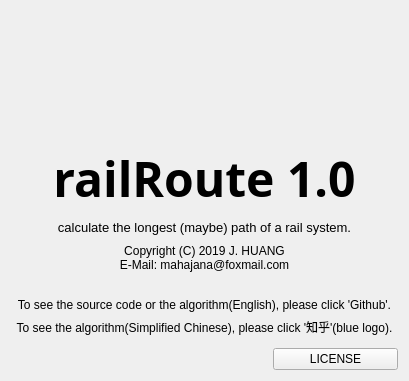
<?xml version="1.0" encoding="UTF-8"?>
<ui version="4.0">
 <class>about</class>
 <widget class="QWidget" name="about">
  <property name="enabled">
   <bool>true</bool>
  </property>
  <property name="geometry">
   <rect>
    <x>0</x>
    <y>0</y>
    <width>409</width>
    <height>380</height>
   </rect>
  </property>
  <property name="sizePolicy">
   <sizepolicy hsizetype="Fixed" vsizetype="Fixed">
    <horstretch>0</horstretch>
    <verstretch>0</verstretch>
   </sizepolicy>
  </property>
  <property name="font">
   <font>
    <family>Arial</family>
   </font>
  </property>
  <property name="windowTitle">
   <string>About</string>
  </property>
  <property name="windowIcon">
   <iconset resource="res.qrc">
    <normaloff>:/res/img/logo/logo.ico</normaloff>:/res/img/logo/logo.ico</iconset>
  </property>
  <layout class="QVBoxLayout" name="verticalLayout">
   <item>
    <layout class="QHBoxLayout" name="horizontalLayout_6">
     <item>
      <widget class="QLabel" name="logoLabel">
       <property name="sizePolicy">
        <sizepolicy hsizetype="Expanding" vsizetype="Expanding">
         <horstretch>0</horstretch>
         <verstretch>0</verstretch>
        </sizepolicy>
       </property>
       <property name="minimumSize">
        <size>
         <width>128</width>
         <height>128</height>
        </size>
       </property>
       <property name="maximumSize">
        <size>
         <width>16777215</width>
         <height>16777215</height>
        </size>
       </property>
       <property name="styleSheet">
        <string notr="true">image: url(:/res/img/logo/logo.png);</string>
       </property>
       <property name="text">
        <string/>
       </property>
       <property name="alignment">
        <set>Qt::AlignCenter</set>
       </property>
       <property name="margin">
        <number>0</number>
       </property>
       <property name="textInteractionFlags">
        <set>Qt::NoTextInteraction</set>
       </property>
      </widget>
     </item>
    </layout>
   </item>
   <item>
    <layout class="QHBoxLayout" name="horizontalLayout_4">
     <item>
      <widget class="QLabel" name="railRoute">
       <property name="sizePolicy">
        <sizepolicy hsizetype="Preferred" vsizetype="Preferred">
         <horstretch>0</horstretch>
         <verstretch>0</verstretch>
        </sizepolicy>
       </property>
       <property name="font">
        <font>
         <family>Arial Black</family>
         <pointsize>36</pointsize>
         <weight>75</weight>
         <bold>true</bold>
        </font>
       </property>
       <property name="text">
        <string>railRoute 1.0</string>
       </property>
       <property name="alignment">
        <set>Qt::AlignHCenter|Qt::AlignTop</set>
       </property>
       <property name="margin">
        <number>0</number>
       </property>
       <property name="textInteractionFlags">
        <set>Qt::NoTextInteraction</set>
       </property>
      </widget>
     </item>
    </layout>
   </item>
   <item>
    <widget class="QLabel" name="introlabel">
     <property name="minimumSize">
      <size>
       <width>0</width>
       <height>20</height>
      </size>
     </property>
     <property name="font">
      <font>
       <pointsize>10</pointsize>
      </font>
     </property>
     <property name="text">
      <string>calculate the longest (maybe) path of a rail system.</string>
     </property>
     <property name="alignment">
      <set>Qt::AlignCenter</set>
     </property>
     <property name="textInteractionFlags">
      <set>Qt::TextSelectableByMouse</set>
     </property>
    </widget>
   </item>
   <item>
    <layout class="QVBoxLayout" name="verticalLayout_2">
     <property name="spacing">
      <number>0</number>
     </property>
     <property name="bottomMargin">
      <number>20</number>
     </property>
     <item>
      <widget class="QLabel" name="author">
       <property name="sizePolicy">
        <sizepolicy hsizetype="Minimum" vsizetype="Preferred">
         <horstretch>0</horstretch>
         <verstretch>0</verstretch>
        </sizepolicy>
       </property>
       <property name="text">
        <string>Copyright (C) 2019 J. HUANG</string>
       </property>
       <property name="alignment">
        <set>Qt::AlignCenter</set>
       </property>
       <property name="textInteractionFlags">
        <set>Qt::TextSelectableByKeyboard|Qt::TextSelectableByMouse</set>
       </property>
      </widget>
     </item>
     <item>
      <widget class="QLabel" name="email">
       <property name="sizePolicy">
        <sizepolicy hsizetype="Minimum" vsizetype="Preferred">
         <horstretch>0</horstretch>
         <verstretch>0</verstretch>
        </sizepolicy>
       </property>
       <property name="text">
        <string>E-Mail: mahajana@foxmail.com</string>
       </property>
       <property name="alignment">
        <set>Qt::AlignCenter</set>
       </property>
       <property name="textInteractionFlags">
        <set>Qt::TextSelectableByKeyboard|Qt::TextSelectableByMouse</set>
       </property>
      </widget>
     </item>
    </layout>
   </item>
   <item>
    <widget class="QLabel" name="githubGuide">
     <property name="text">
      <string>To see the source code or the algorithm(English), please click 'Github'.</string>
     </property>
     <property name="alignment">
      <set>Qt::AlignCenter</set>
     </property>
    </widget>
   </item>
   <item>
    <widget class="QLabel" name="zhihuGuide">
     <property name="text">
      <string>To see the algorithm(Simplified Chinese), please click '知乎'(blue logo).</string>
     </property>
     <property name="alignment">
      <set>Qt::AlignCenter</set>
     </property>
    </widget>
   </item>
   <item>
    <layout class="QHBoxLayout" name="horizontalLayout_3">
     <property name="topMargin">
      <number>6</number>
     </property>
     <item>
      <widget class="clickLabel" name="zhihuLabel">
       <property name="sizePolicy">
        <sizepolicy hsizetype="Preferred" vsizetype="MinimumExpanding">
         <horstretch>0</horstretch>
         <verstretch>0</verstretch>
        </sizepolicy>
       </property>
       <property name="cursor">
        <cursorShape>PointingHandCursor</cursorShape>
       </property>
       <property name="statusTip">
        <string>Algorithm</string>
       </property>
       <property name="whatsThis">
        <string>Algorithm</string>
       </property>
       <property name="styleSheet">
        <string notr="true">image: url(:/res/img/logo/zhihu_white.png);</string>
       </property>
       <property name="text">
        <string/>
       </property>
       <property name="margin">
        <number>0</number>
       </property>
       <property name="indent">
        <number>-1</number>
       </property>
      </widget>
     </item>
     <item>
      <widget class="clickLabel" name="githubLabel">
       <property name="sizePolicy">
        <sizepolicy hsizetype="Preferred" vsizetype="Preferred">
         <horstretch>0</horstretch>
         <verstretch>0</verstretch>
        </sizepolicy>
       </property>
       <property name="cursor">
        <cursorShape>PointingHandCursor</cursorShape>
       </property>
       <property name="toolTip">
        <string>Github Repository</string>
       </property>
       <property name="statusTip">
        <string>Github Repository</string>
       </property>
       <property name="styleSheet">
        <string notr="true">image: url(://res/img/logo/github.png);</string>
       </property>
       <property name="text">
        <string/>
       </property>
      </widget>
     </item>
     <item>
      <widget class="QPushButton" name="licenseButton">
       <property name="sizePolicy">
        <sizepolicy hsizetype="Preferred" vsizetype="Preferred">
         <horstretch>0</horstretch>
         <verstretch>0</verstretch>
        </sizepolicy>
       </property>
       <property name="text">
        <string>LICENSE</string>
       </property>
      </widget>
     </item>
    </layout>
   </item>
  </layout>
 </widget>
 <customwidgets>
  <customwidget>
   <class>clickLabel</class>
   <extends>QLabel</extends>
   <header>clicklabel.h</header>
   <slots>
    <signal>clicked()</signal>
    <slot>onClicked()</slot>
   </slots>
  </customwidget>
 </customwidgets>
 <resources>
  <include location="res.qrc"/>
 </resources>
 <connections/>
</ui>
